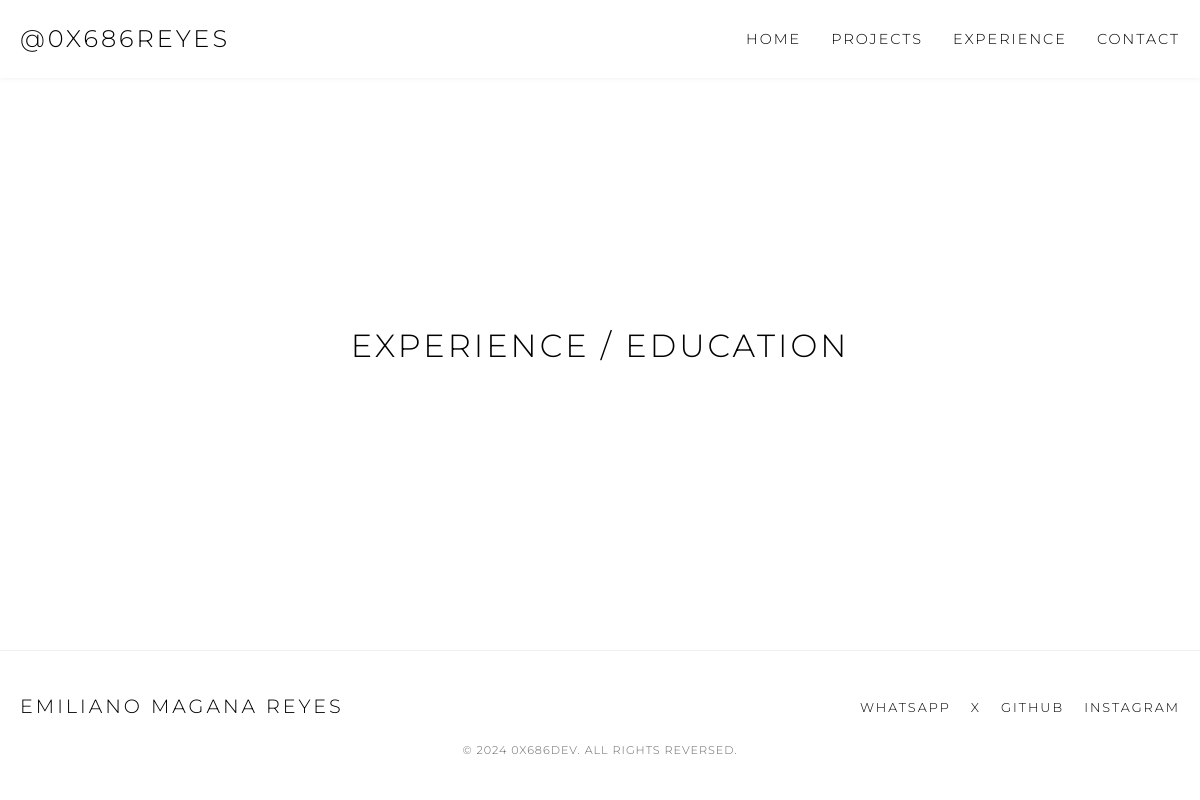
The app's page /content/experience, older data.
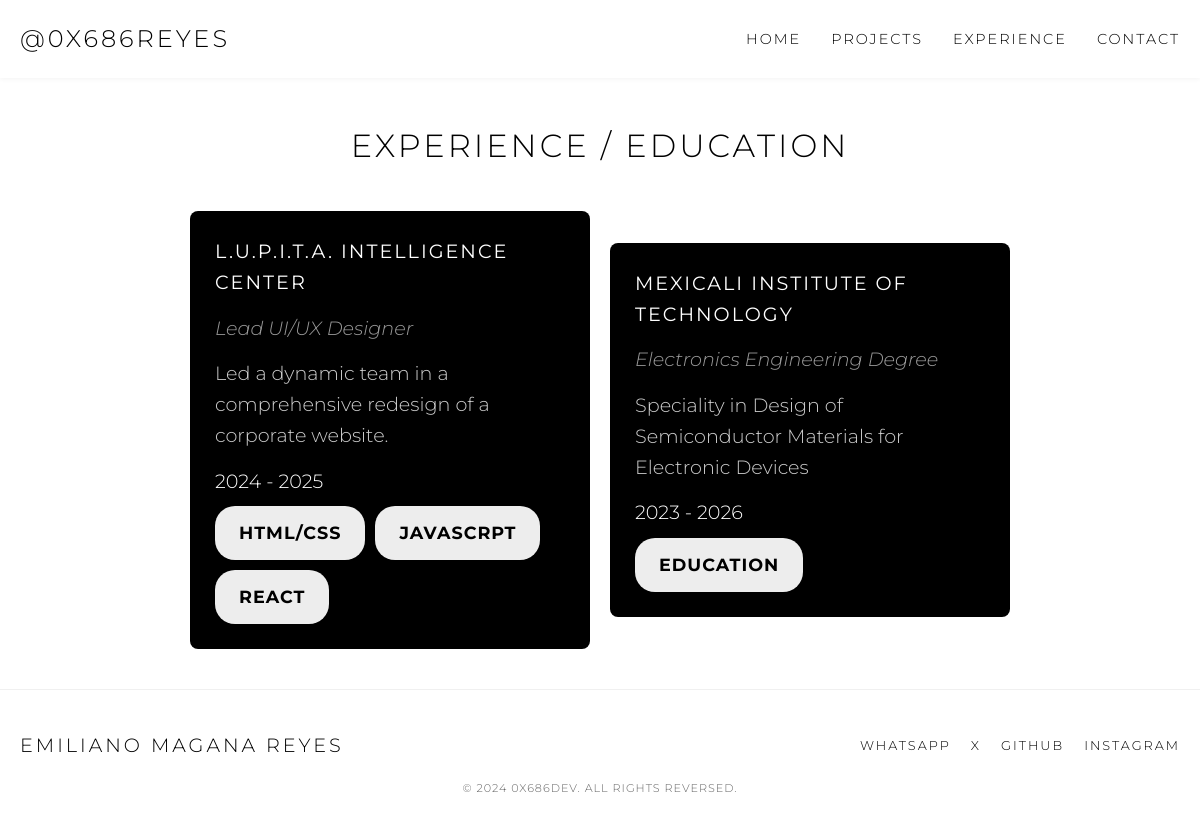
The same page, newer data.
### content/models.py (models this page shows, shortened)
class Experience(models.Model):
      name = models.CharField(max_length=100)
      title = models.CharField(max_length=100)
      description = models.CharField(max_length=100)
      period = models.CharField(max_length=100)
      skills = models.ManyToManyField(Skill)

class Skill(models.Model):
      name = models.CharField(max_length=100)

### content/views.py (the view)
# urls.py: path("experience", experience, name="experience"),
def experience(request):
      experiences = Experience.objects.all()
      return render(request, 'content/experience.html', {"experiences":experiences})

### templates/content/experience.html (shortened to what this page needs)
{% extends 'base.html' %}
{% load static %}
{% block content %}
<section class="experience-section center-column">
      <h2>Experience / Education </h2>
      <div class="experience-list center-row">
            {% for experience in experiences%}
            <div class="experience-card">
                  <p>{{experience.name}}</p>
                  <p>{{experience.title}}</p>
                  <p>{{experience.description}}</p>
                  <p>{{experience.period}}</p>
                  <div class="experience-skills">
                        {% for skill in experience.skills.all %}
                        <label for="" class="text-label">{{skill.name}}</label>
                        {% endfor %}
                  </div>
            </div>
            {% endfor%}
      </div>
</section>
{% endblock content %}

Row changes from the older to the newer data that the page shows:
added Experience: name "L.U.P.I.T.A. INTELLIGENCE CENTER", title "Lead UI/UX Designer", description "Led a dynamic team in a comprehensive redesign of a corporate website.", period "2024 - 2025"
now on this page (row unchanged): Skill: name "HTML/CSS", shown under "L.U.P.I.T.A. INTELLIGENCE CENTER"
now on this page (row unchanged): Skill: name "JAVASCRPT", shown under "L.U.P.I.T.A. INTELLIGENCE CENTER"
now on this page (row unchanged): Skill: name "REACT", shown under "L.U.P.I.T.A. INTELLIGENCE CENTER"
added Experience: name "MEXICALI INSTITUTE OF TECHNOLOGY", title "Electronics Engineering Degree", description "Speciality in Design of Semiconductor Materials for Electronic Devices", period "2023 - 2026"
added Skill: name "EDUCATION", shown under "MEXICALI INSTITUTE OF TECHNOLOGY"
